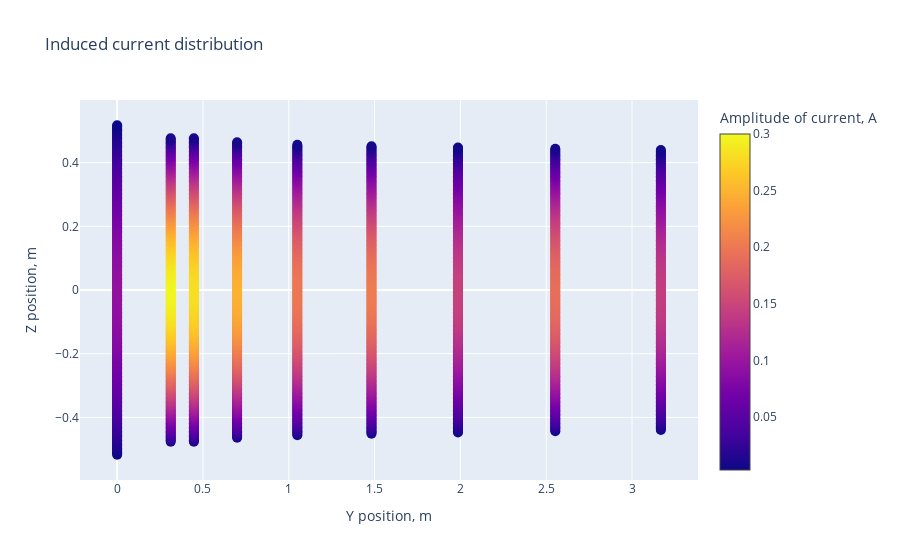
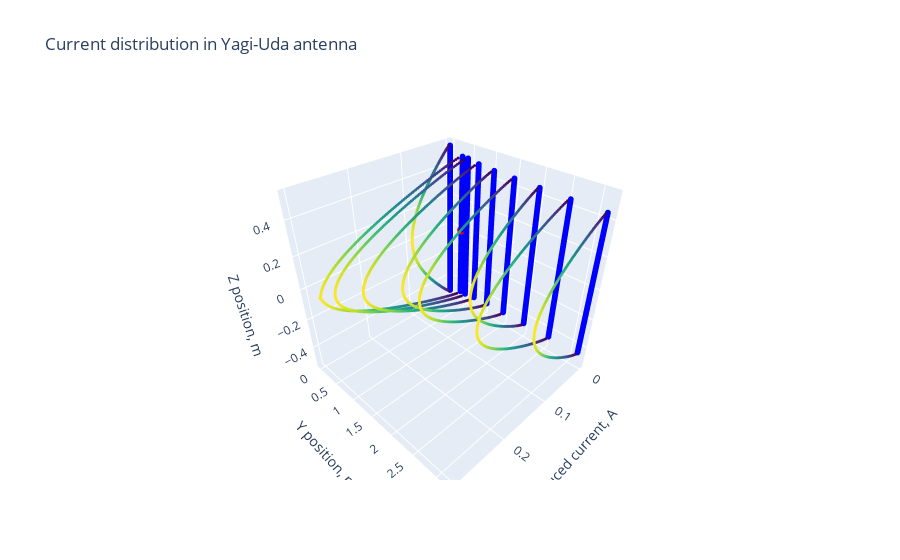

The notebook cell saved with these charts, in order:
### Code cell
from visualization import plot_2dmodel, plot_together, plot_separately, current_distribution_2d, current_distribution_3d
import matplotlib.pyplot as plt

plt.polar(phi, E_total/np.max(E_total), label = "Total far field")
plt.title("Normalized DP (146 MHz)")
plt.legend()
plot_2dmodel(R, source_position, sum(element_num), delta_z)
plot_together(R_block, current_block)
plot_separately(R_block, current_block)
current_distribution_2d(R, current)
current_distribution_3d(R, source_position, R_block, current_block)

### Figure 1 — Plotly figure (JSON) as saved in the notebook; plotly's stock layout.template omitted (floating-point values rounded to 4 significant figures; data arrays with more than 128 entries replaced by an {"elided": "..."} marker saying what was removed)
{"data": [{"marker": {"color": {"elided": "2041 float values"}, "colorbar": {"title": {"text": "Amplitude of current, A"}}, "colorscale": [[0, "#0d0887"], [0.1111, "#46039f"], [0.2222, "#7201a8"], [0.3333, "#9c179e"], [0.4444, "#bd3786"], [0.5556, "#d8576b"], [0.6667, "#ed7953"], [0.7778, "#fb9f3a"], [0.8889, "#fdca26"], [1, "#f0f921"]], "showscale": true, "size": 10}, "mode": "markers", "name": "Точки", "type": "scatter", "x": {"elided": "2041 float values"}, "y": {"elided": "2041 float values"}}], "layout": {"title": {"text": "Induced current distribution"}, "xaxis": {"title": {"text": "Y position, m"}}, "yaxis": {"title": {"text": "Z position, m"}}}}

### Figure 2 — Plotly figure (JSON) as saved in the notebook; plotly's stock layout.template omitted (floating-point values rounded to 4 significant figures; data arrays with more than 128 entries replaced by an {"elided": "..."} marker saying what was removed)
{"data": [{"marker": {"color": "blue", "size": 2}, "mode": "markers", "type": "scatter3d", "x": {"elided": "2041 int values"}, "y": {"elided": "2041 float values"}, "z": {"elided": "2041 float values"}}, {"marker": {"color": "red", "size": 3}, "mode": "markers", "type": "scatter3d", "x": [0], "y": [0.312], "z": [0]}, {"marker": {"color": {"elided": "253 float values"}, "colorscale": [[0, "#440154"], [0.1111, "#482878"], [0.2222, "#3e4989"], [0.3333, "#31688e"], [0.4444, "#26828e"], [0.5556, "#1f9e89"], [0.6667, "#35b779"], [0.7778, "#6ece58"], [0.8889, "#b5de2b"], [1, "#fde725"]], "size": 1}, "mode": "markers", "type": "scatter3d", "x": {"elided": "253 float values"}, "y": {"elided": "253 int values"}, "z": {"elided": "253 float values"}}, {"marker": {"color": {"elided": "233 float values"}, "colorscale": [[0, "#440154"], [0.1111, "#482878"], [0.2222, "#3e4989"], [0.3333, "#31688e"], [0.4444, "#26828e"], [0.5556, "#1f9e89"], [0.6667, "#35b779"], [0.7778, "#6ece58"], [0.8889, "#b5de2b"], [1, "#fde725"]], "size": 1}, "mode": "markers", "type": "scatter3d", "x": {"elided": "233 float values"}, "y": {"elided": "233 float values"}, "z": {"elided": "233 float values"}}, {"marker": {"color": {"elided": "233 float values"}, "colorscale": [[0, "#440154"], [0.1111, "#482878"], [0.2222, "#3e4989"], [0.3333, "#31688e"], [0.4444, "#26828e"], [0.5556, "#1f9e89"], [0.6667, "#35b779"], [0.7778, "#6ece58"], [0.8889, "#b5de2b"], [1, "#fde725"]], "size": 1}, "mode": "markers", "type": "scatter3d", "x": {"elided": "233 float values"}, "y": {"elided": "233 float values"}, "z": {"elided": "233 float values"}}, {"marker": {"color": {"elided": "227 float values"}, "colorscale": [[0, "#440154"], [0.1111, "#482878"], [0.2222, "#3e4989"], [0.3333, "#31688e"], [0.4444, "#26828e"], [0.5556, "#1f9e89"], [0.6667, "#35b779"], [0.7778, "#6ece58"], [0.8889, "#b5de2b"], [1, "#fde725"]], "size": 1}, "mode": "markers", "type": "scatter3d", "x": {"elided": "227 float values"}, "y": {"elided": "227 float values"}, "z": {"elided": "227 float values"}}, {"marker": {"color": {"elided": "223 float values"}, "colorscale": [[0, "#440154"], [0.1111, "#482878"], [0.2222, "#3e4989"], [0.3333, "#31688e"], [0.4444, "#26828e"], [0.5556, "#1f9e89"], [0.6667, "#35b779"], [0.7778, "#6ece58"], [0.8889, "#b5de2b"], [1, "#fde725"]], "size": 1}, "mode": "markers", "type": "scatter3d", "x": {"elided": "223 float values"}, "y": {"elided": "223 float values"}, "z": {"elided": "223 float values"}}, {"marker": {"color": {"elided": "221 float values"}, "colorscale": [[0, "#440154"], [0.1111, "#482878"], [0.2222, "#3e4989"], [0.3333, "#31688e"], [0.4444, "#26828e"], [0.5556, "#1f9e89"], [0.6667, "#35b779"], [0.7778, "#6ece58"], [0.8889, "#b5de2b"], [1, "#fde725"]], "size": 1}, "mode": "markers", "type": "scatter3d", "x": {"elided": "221 float values"}, "y": {"elided": "221 float values"}, "z": {"elided": "221 float values"}}, {"marker": {"color": {"elided": "219 float values"}, "colorscale": [[0, "#440154"], [0.1111, "#482878"], [0.2222, "#3e4989"], [0.3333, "#31688e"], [0.4444, "#26828e"], [0.5556, "#1f9e89"], [0.6667, "#35b779"], [0.7778, "#6ece58"], [0.8889, "#b5de2b"], [1, "#fde725"]], "size": 1}, "mode": "markers", "type": "scatter3d", "x": {"elided": "219 float values"}, "y": {"elided": "219 float values"}, "z": {"elided": "219 float values"}}, {"marker": {"color": {"elided": "217 float values"}, "colorscale": [[0, "#440154"], [0.1111, "#482878"], [0.2222, "#3e4989"], [0.3333, "#31688e"], [0.4444, "#26828e"], [0.5556, "#1f9e89"], [0.6667, "#35b779"], [0.7778, "#6ece58"], [0.8889, "#b5de2b"], [1, "#fde725"]], "size": 1}, "mode": "markers", "type": "scatter3d", "x": {"elided": "217 float values"}, "y": {"elided": "217 float values"}, "z": {"elided": "217 float values"}}, {"marker": {"color": {"elided": "215 float values"}, "colorscale": [[0, "#440154"], [0.1111, "#482878"], [0.2222, "#3e4989"], [0.3333, "#31688e"], [0.4444, "#26828e"], [0.5556, "#1f9e89"], [0.6667, "#35b779"], [0.7778, "#6ece58"], [0.8889, "#b5de2b"], [1, "#fde725"]], "size": 1}, "mode": "markers", "type": "scatter3d", "x": {"elided": "215 float values"}, "y": {"elided": "215 float values"}, "z": {"elided": "215 float values"}}], "layout": {"scene": {"xaxis": {"title": {"text": "Induced current, A"}}, "yaxis": {"title": {"text": "Y position, m"}}, "zaxis": {"title": {"text": "Z position, m"}}}, "showlegend": false, "title": {"text": "Current distribution in Yagi-Uda antenna"}}}
